Frame 1 (no input): blank canvas, image omitted
Frame 60 (the mouse pressed at the canvas centre just before this capture): blank canvas, image omitted
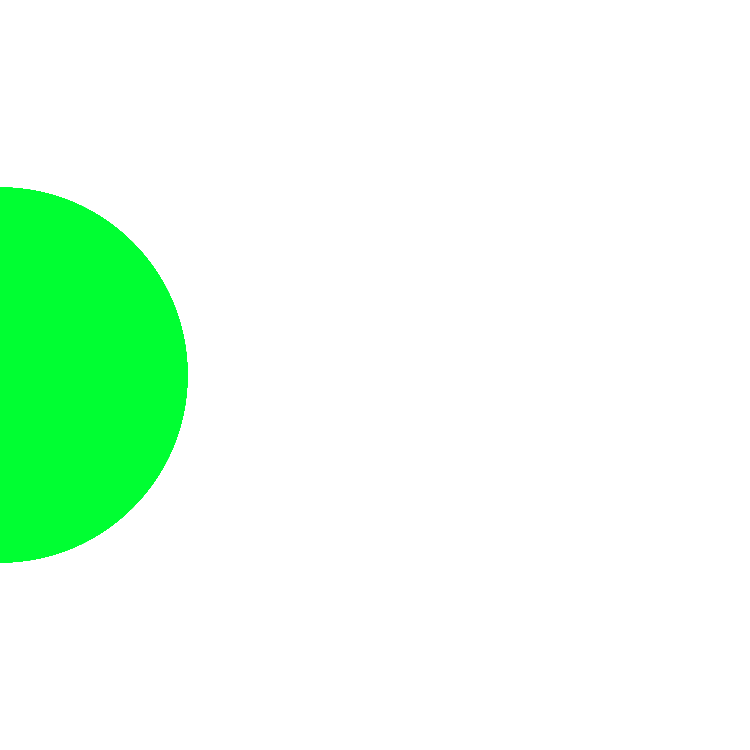
Frame 120 (the mouse held since frame 60 and released just before this capture)

The Processing sketch whose frames 1 and 60 were blank and that drew this single picture after the mouse press (run headless with seeded random() and noise(); from frame 60 on, the mouse is pressed at the canvas centre):

// Processing sketch: processing_163907
// ── processing_163907.pde

// Sets up the program to run, only runs once at begining 
void setup(){
// sets the canvas size to 750pi by 750pi  
  size(750,750);
// sets back ground color to a shade of black  
  background(255);
// sets frame rate to 60 frames per second  
  frameRate(60);
}
// Draws info in a loop
void draw(){
// asks if mouse is pressed then stops drawing  
    if(mousePressed){
    mouseX = 0;
    }
//fills accoriding to placement of mousex/mousey
  fill(mouseX-50,mouseY+50,mouseX+50,mouseY);
// no stroke on object  
  noStroke();
// size and placement of ellipse depend on placement of mouse in canvas  
  ellipse(mouseX, mouseY, mouseY, mouseY);

    
}
